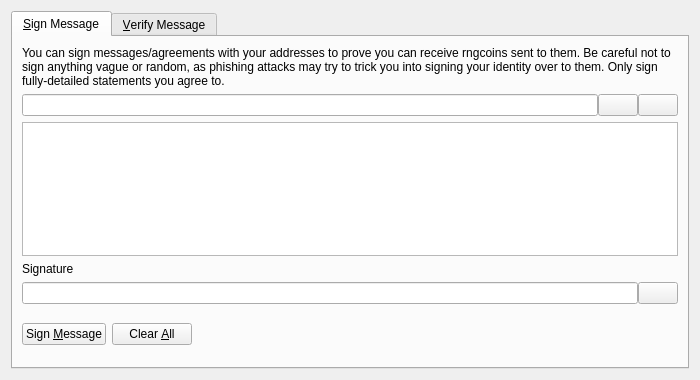
<?xml version="1.0" encoding="UTF-8"?>
<ui version="4.0">
 <class>SignVerifyMessageDialog</class>
 <widget class="QDialog" name="SignVerifyMessageDialog">
  <property name="geometry">
   <rect>
    <x>0</x>
    <y>0</y>
    <width>700</width>
    <height>380</height>
   </rect>
  </property>
  <property name="windowTitle">
   <string>Signatures - Sign / Verify a Message</string>
  </property>
  <property name="modal">
   <bool>true</bool>
  </property>
  <layout class="QVBoxLayout" name="verticalLayout">
   <item>
    <widget class="QTabWidget" name="tabWidget">
     <property name="currentIndex">
      <number>0</number>
     </property>
     <widget class="QWidget" name="tabSignMessage">
      <attribute name="title">
       <string>&amp;Sign Message</string>
      </attribute>
      <layout class="QVBoxLayout" name="verticalLayout_SM">
       <item>
        <widget class="QLabel" name="infoLabel_SM">
         <property name="text">
          <string>You can sign messages/agreements with your addresses to prove you can receive rngcoins sent to them. Be careful not to sign anything vague or random, as phishing attacks may try to trick you into signing your identity over to them. Only sign fully-detailed statements you agree to.</string>
         </property>
         <property name="textFormat">
          <enum>Qt::PlainText</enum>
         </property>
         <property name="wordWrap">
          <bool>true</bool>
         </property>
        </widget>
       </item>
       <item>
        <layout class="QHBoxLayout" name="horizontalLayout_1_SM">
         <property name="spacing">
          <number>0</number>
         </property>
         <item>
          <widget class="QValidatedLineEdit" name="addressIn_SM">
           <property name="toolTip">
            <string>The RNGCoin address to sign the message with</string>
           </property>
          </widget>
         </item>
         <item>
          <widget class="QPushButton" name="addressBookButton_SM">
           <property name="toolTip">
            <string>Choose previously used address</string>
           </property>
           <property name="text">
            <string/>
           </property>
           <property name="icon">
            <iconset resource="../bitcoin.qrc">
             <normaloff>:/icons/address-book</normaloff>:/icons/address-book</iconset>
           </property>
           <property name="shortcut">
            <string>Alt+A</string>
           </property>
           <property name="autoDefault">
            <bool>false</bool>
           </property>
          </widget>
         </item>
         <item>
          <widget class="QPushButton" name="pasteButton_SM">
           <property name="toolTip">
            <string>Paste address from clipboard</string>
           </property>
           <property name="text">
            <string/>
           </property>
           <property name="icon">
            <iconset resource="../bitcoin.qrc">
             <normaloff>:/icons/editpaste</normaloff>:/icons/editpaste</iconset>
           </property>
           <property name="shortcut">
            <string>Alt+P</string>
           </property>
           <property name="autoDefault">
            <bool>false</bool>
           </property>
          </widget>
         </item>
        </layout>
       </item>
       <item>
        <widget class="QPlainTextEdit" name="messageIn_SM">
         <property name="toolTip">
          <string>Enter the message you want to sign here</string>
         </property>
        </widget>
       </item>
       <item>
        <widget class="QLabel" name="signatureLabel_SM">
         <property name="text">
          <string>Signature</string>
         </property>
         <property name="textFormat">
          <enum>Qt::PlainText</enum>
         </property>
        </widget>
       </item>
       <item>
        <layout class="QHBoxLayout" name="horizontalLayout_2_SM">
         <property name="spacing">
          <number>0</number>
         </property>
         <item>
          <widget class="QLineEdit" name="signatureOut_SM">
           <property name="font">
            <font>
             <italic>true</italic>
            </font>
           </property>
           <property name="readOnly">
            <bool>true</bool>
           </property>
          </widget>
         </item>
         <item>
          <widget class="QPushButton" name="copySignatureButton_SM">
           <property name="toolTip">
            <string>Copy the current signature to the system clipboard</string>
           </property>
           <property name="text">
            <string/>
           </property>
           <property name="icon">
            <iconset resource="../bitcoin.qrc">
             <normaloff>:/icons/editcopy</normaloff>:/icons/editcopy</iconset>
           </property>
           <property name="autoDefault">
            <bool>false</bool>
           </property>
          </widget>
         </item>
        </layout>
       </item>
       <item>
        <layout class="QHBoxLayout" name="horizontalLayout_3_SM">
         <item>
          <widget class="QPushButton" name="signMessageButton_SM">
           <property name="toolTip">
            <string>Sign the message to prove you own this RNGCoin address</string>
           </property>
           <property name="text">
            <string>Sign &amp;Message</string>
           </property>
           <property name="icon">
            <iconset resource="../bitcoin.qrc">
             <normaloff>:/icons/edit</normaloff>:/icons/edit</iconset>
           </property>
           <property name="autoDefault">
            <bool>false</bool>
           </property>
          </widget>
         </item>
         <item>
          <widget class="QPushButton" name="clearButton_SM">
           <property name="toolTip">
            <string>Reset all sign message fields</string>
           </property>
           <property name="text">
            <string>Clear &amp;All</string>
           </property>
           <property name="icon">
            <iconset resource="../bitcoin.qrc">
             <normaloff>:/icons/remove</normaloff>:/icons/remove</iconset>
           </property>
           <property name="autoDefault">
            <bool>false</bool>
           </property>
          </widget>
         </item>
         <item>
          <spacer name="horizontalSpacer_1_SM">
           <property name="orientation">
            <enum>Qt::Horizontal</enum>
           </property>
           <property name="sizeHint" stdset="0">
            <size>
             <width>40</width>
             <height>48</height>
            </size>
           </property>
          </spacer>
         </item>
         <item>
          <widget class="QLabel" name="statusLabel_SM">
           <property name="font">
            <font>
             <weight>75</weight>
             <bold>true</bold>
            </font>
           </property>
           <property name="text">
            <string/>
           </property>
           <property name="wordWrap">
            <bool>true</bool>
           </property>
          </widget>
         </item>
         <item>
          <spacer name="horizontalSpacer_2_SM">
           <property name="orientation">
            <enum>Qt::Horizontal</enum>
           </property>
           <property name="sizeHint" stdset="0">
            <size>
             <width>40</width>
             <height>48</height>
            </size>
           </property>
          </spacer>
         </item>
        </layout>
       </item>
      </layout>
     </widget>
     <widget class="QWidget" name="tabVerifyMessage">
      <attribute name="title">
       <string>&amp;Verify Message</string>
      </attribute>
      <layout class="QVBoxLayout" name="verticalLayout_VM">
       <item>
        <widget class="QLabel" name="infoLabel_VM">
         <property name="text">
          <string>Enter the receiver's address, message (ensure you copy line breaks, spaces, tabs, etc. exactly) and signature below to verify the message. Be careful not to read more into the signature than what is in the signed message itself, to avoid being tricked by a man-in-the-middle attack. Note that this only proves the signing party receives with the address, it cannot prove sendership of any transaction!</string>
         </property>
         <property name="textFormat">
          <enum>Qt::PlainText</enum>
         </property>
         <property name="alignment">
          <set>Qt::AlignLeading|Qt::AlignLeft|Qt::AlignTop</set>
         </property>
         <property name="wordWrap">
          <bool>true</bool>
         </property>
        </widget>
       </item>
       <item>
        <layout class="QHBoxLayout" name="horizontalLayout_1_VM">
         <property name="spacing">
          <number>0</number>
         </property>
         <item>
          <widget class="QValidatedLineEdit" name="addressIn_VM">
           <property name="toolTip">
            <string>The RNGCoin address the message was signed with</string>
           </property>
          </widget>
         </item>
         <item>
          <widget class="QPushButton" name="addressBookButton_VM">
           <property name="toolTip">
            <string>Choose previously used address</string>
           </property>
           <property name="text">
            <string/>
           </property>
           <property name="icon">
            <iconset resource="../bitcoin.qrc">
             <normaloff>:/icons/address-book</normaloff>:/icons/address-book</iconset>
           </property>
           <property name="shortcut">
            <string>Alt+A</string>
           </property>
           <property name="autoDefault">
            <bool>false</bool>
           </property>
          </widget>
         </item>
        </layout>
       </item>
       <item>
        <widget class="QPlainTextEdit" name="messageIn_VM"/>
       </item>
       <item>
        <widget class="QValidatedLineEdit" name="signatureIn_VM"/>
       </item>
       <item>
        <layout class="QHBoxLayout" name="horizontalLayout_2_VM">
         <item>
          <widget class="QPushButton" name="verifyMessageButton_VM">
           <property name="toolTip">
            <string>Verify the message to ensure it was signed with the specified RNGCoin address</string>
           </property>
           <property name="text">
            <string>Verify &amp;Message</string>
           </property>
           <property name="icon">
            <iconset resource="../bitcoin.qrc">
             <normaloff>:/icons/transaction_0</normaloff>:/icons/transaction_0</iconset>
           </property>
           <property name="autoDefault">
            <bool>false</bool>
           </property>
          </widget>
         </item>
         <item>
          <widget class="QPushButton" name="clearButton_VM">
           <property name="toolTip">
            <string>Reset all verify message fields</string>
           </property>
           <property name="text">
            <string>Clear &amp;All</string>
           </property>
           <property name="icon">
            <iconset resource="../bitcoin.qrc">
             <normaloff>:/icons/remove</normaloff>:/icons/remove</iconset>
           </property>
           <property name="autoDefault">
            <bool>false</bool>
           </property>
          </widget>
         </item>
         <item>
          <spacer name="horizontalSpacer_1_VM">
           <property name="orientation">
            <enum>Qt::Horizontal</enum>
           </property>
           <property name="sizeHint" stdset="0">
            <size>
             <width>40</width>
             <height>48</height>
            </size>
           </property>
          </spacer>
         </item>
         <item>
          <widget class="QLabel" name="statusLabel_VM">
           <property name="font">
            <font>
             <weight>75</weight>
             <bold>true</bold>
            </font>
           </property>
           <property name="text">
            <string/>
           </property>
           <property name="wordWrap">
            <bool>true</bool>
           </property>
          </widget>
         </item>
         <item>
          <spacer name="horizontalSpacer_2_VM">
           <property name="orientation">
            <enum>Qt::Horizontal</enum>
           </property>
           <property name="sizeHint" stdset="0">
            <size>
             <width>40</width>
             <height>48</height>
            </size>
           </property>
          </spacer>
         </item>
        </layout>
       </item>
      </layout>
     </widget>
    </widget>
   </item>
  </layout>
 </widget>
 <customwidgets>
  <customwidget>
   <class>QValidatedLineEdit</class>
   <extends>QLineEdit</extends>
   <header>qvalidatedlineedit.h</header>
  </customwidget>
 </customwidgets>
 <resources>
  <include location="../bitcoin.qrc"/>
 </resources>
 <connections/>
</ui>
